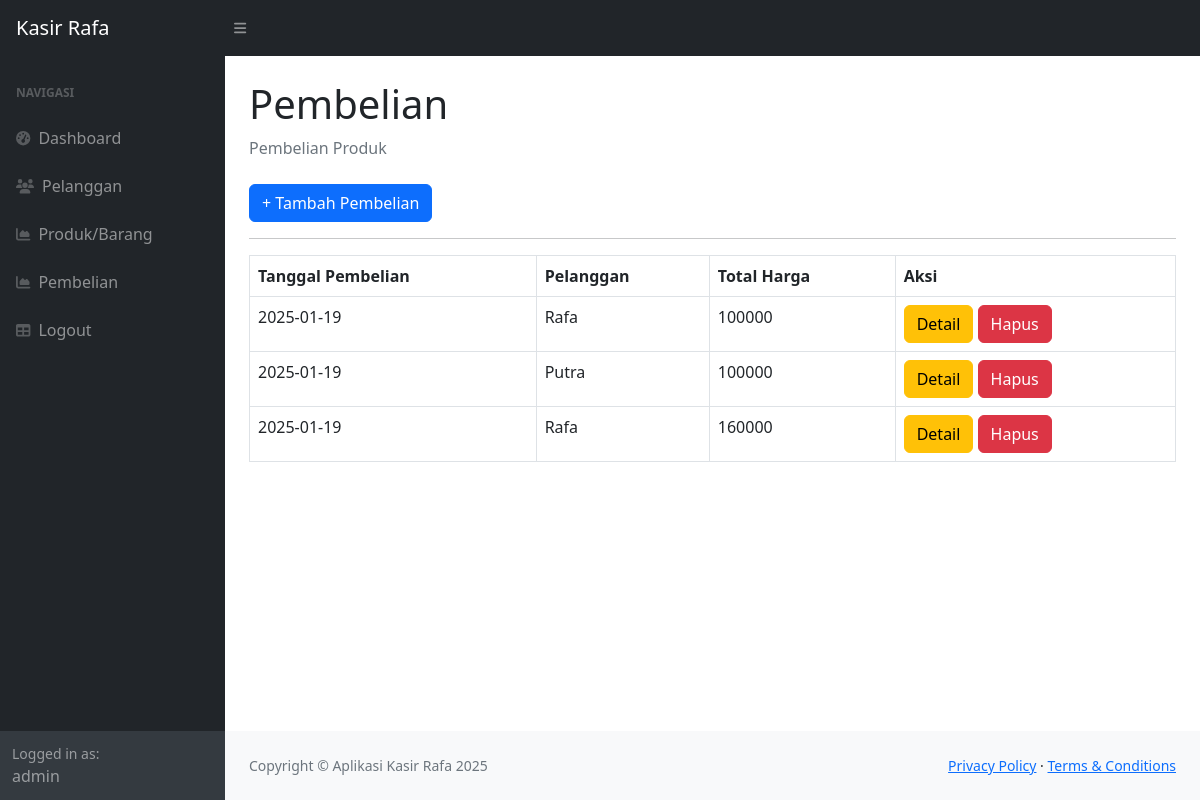
The app's page /index.php?page=pembelian (signed in), older data.
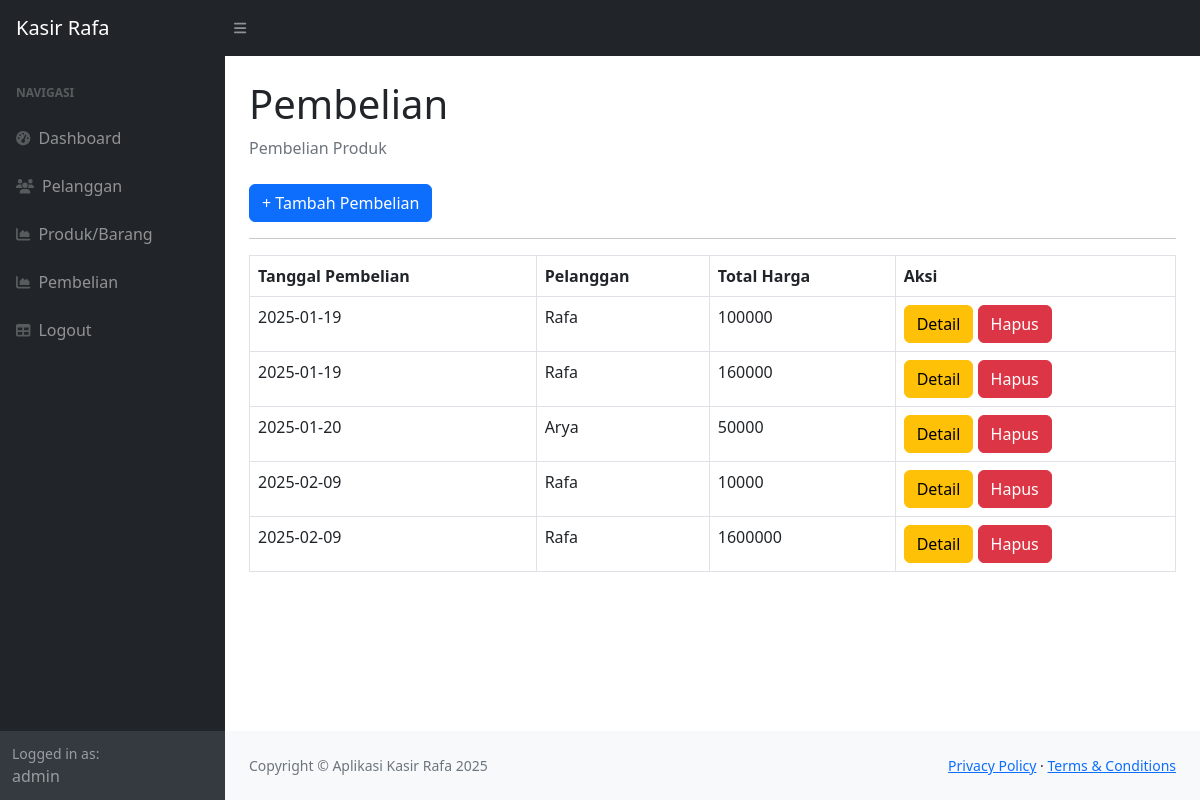
The same page, newer data.
### tables this page shows
CREATE TABLE `penjualan` (
  `id_penjualan` int(11) NOT NULL,
  `tanggal_penjualan` date DEFAULT NULL,
  `total_harga` int(11) DEFAULT NULL,
  `id_pelanggan` int(11) DEFAULT NULL
);

CREATE TABLE `pelanggan` (
  `id_pelanggan` int(11) NOT NULL,
  `nama_pelanggan` varchar(255) DEFAULT NULL,
  `alamat` text DEFAULT NULL,
  `nomer_telepon` varchar(255) DEFAULT NULL
);

### pembelian.php (the view)
<div class="container-fluid px-4">
                        <h1 class="mt-4">Pembelian</h1>
                        <ol class="breadcrumb mb-4">
                            <li class="breadcrumb-item active">Pembelian Produk</li>
                        </ol>
                        <a href="?page=pembelian_tambah" class="btn btn-primary">+ Tambah Pembelian</a>
                        <hr>
                        <table class="table table-bordered">
                            <tr>
                                <th>Tanggal Pembelian</th>
                                <th>Pelanggan</th>
                                <th>Total Harga</th>
                                <th>Aksi</th>
                            </tr>
                            <?php
                                $query = mysqli_query($koneksi, "SELECT*FROM penjualan LEFT JOIN pelanggan on pelanggan.id_pelanggan = penjualan.id_pelanggan");
                                while($data = mysqli_fetch_array($query)){
                                    ?>
                                    <tr>
                                        <td><?php echo $data['tanggal_penjualan']; ?></td>
                                        <td><?php echo $data['nama_pelanggan']; ?></td>
                                        <td><?php echo $data['total_harga']; ?></td>
                                        <td>
                                            <a href="?page=penjualan_detail&&id=<?php echo $data['id_penjualan']; ?>" class="btn btn-warning">Detail</a>
                                            <a href="?page=penjualan_hapus&&id=<?php echo $data['id_penjualan']; ?>" class="btn btn-danger">Hapus</a>
                                        </td>
                                    </tr>
                                    <?php
                                }
                            ?>
                        </table>
                    </div>

### index.php (shortened to what this page needs)
<!DOCTYPE html>
<html lang="en">
<head>
    <link href="https://cdn.jsdelivr.net/npm/simple-datatables@7.1.2/dist/style.min.css" rel="stylesheet" />
    <link href="css/styles.css" rel="stylesheet" />
</head>
<body class="sb-nav-fixed">
    <nav class="sb-topnav navbar navbar-expand navbar-dark bg-dark">
        <a class="navbar-brand ps-3" href=".">Kasir Rafa</a>
        <button class="btn btn-link btn-sm order-1 order-lg-0 me-4 me-lg-0" id="sidebarToggle" href="#!"><i class="fas fa-bars"></i></button>
    </nav>
    <div id="layoutSidenav">
        <div id="layoutSidenav_nav">
            <nav class="sb-sidenav accordion sb-sidenav-dark" id="sidenavAccordion">
                <div class="sb-sidenav-menu">
                    <div class="nav">
                        <div class="sb-sidenav-menu-heading">Navigasi</div>
                        <a class="nav-link" href="index.php">
                            <div class="sb-nav-link-icon"><i class="fas fa-tachometer-alt"></i></div>
                            Dashboard
                        </a>
                        <a class="nav-link" href="?page=pelanggan">
                            <div class="sb-nav-link-icon"><i class="fas fa-users"></i></div>
                            Pelanggan
                        </a>
                        <a class="nav-link" href="?page=produk">
                            <div class="sb-nav-link-icon"><i class="fas fa-chart-area"></i></div>
                            Produk/Barang
                        </a>
                        <a class="nav-link" href="?page=pembelian">
                            <div class="sb-nav-link-icon"><i class="fas fa-chart-area"></i></div>
                            Pembelian
                        </a>
                        <a class="nav-link" href="?page=logout">
                            <div class="sb-nav-link-icon"><i class="fas fa-table"></i></div>
                            Logout
                        </a>
                    </div>
                </div>
                <div class="sb-sidenav-footer">
                    <div class="small">Logged in as:</div>
                    <?php echo $_SESSION['user']['nama']; ?>
                </div>
            </nav>
        </div>
        <div id="layoutSidenav_content">
            <main>
                <?php
                    $page = isset($_GET['page']) ? $_GET['page'] : 'home';
                    include $page . '.php';
                ?>
            </main>
            <footer class="py-4 bg-light mt-auto">
                <div class="container-fluid px-4">
                    <div class="d-flex align-items-center justify-content-between small">
                        <div class="text-muted">Copyright &copy; Aplikasi Kasir Rafa 2025</div>
                        <div>
                            <a href="#">Privacy Policy</a>
                            &middot;
                            <a href="#">Terms &amp; Conditions</a>
                        </div>
                    </div>
                </div>
            </footer>
        </div>
    </div>
</body>
</html>

Row changes from the older to the newer data that the page shows:
removed penjualan: tanggal_penjualan "2025-01-19", id_pelanggan.nama_pelanggan "Putra", total_harga "100000"
added penjualan: tanggal_penjualan "2025-01-20", id_pelanggan.nama_pelanggan "Arya", total_harga "50000"
added penjualan: tanggal_penjualan "2025-02-09", id_pelanggan.nama_pelanggan "Rafa", total_harga "10000"
added penjualan: tanggal_penjualan "2025-02-09", id_pelanggan.nama_pelanggan "Rafa", total_harga "1600000"
